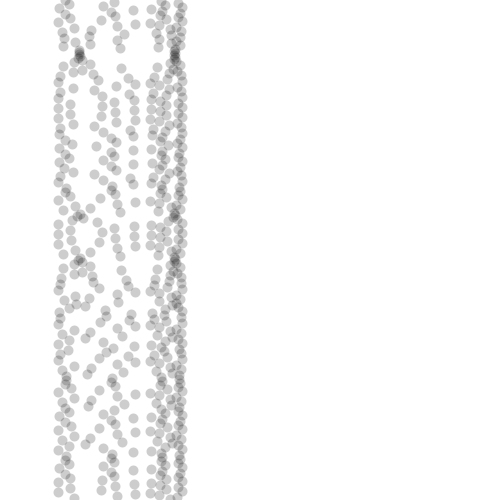
Frame 1 (no input)
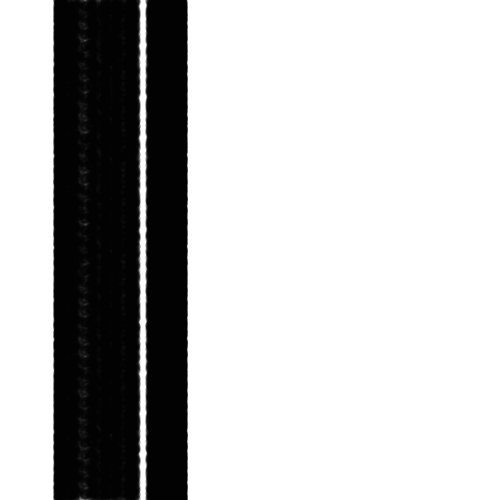
Frame 60 (the mouse pressed at the canvas centre just before this capture)
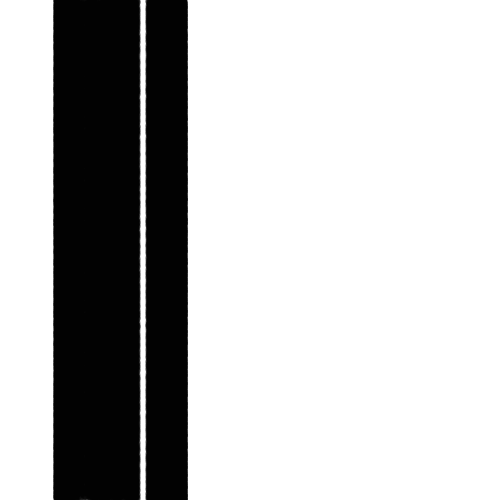
Frame 120 (the mouse held since frame 60 and released just before this capture)

The Processing sketch that drew these frames (run headless with seeded random() and noise(); from frame 60 on, the mouse is pressed at the canvas centre):

// Processing sketch: chaos02
// ── chaos02.pde
float x;
int i = 0;
float r = 3.65;

void setup()
{
  size(500, 500);
  background(255);
  frameRate(30);
  x = 0.1;
  stroke(0, 50);
  strokeWeight(10);
}

void draw()
{
  for(int i=0; i<500; i++) {
  x = r*x*(1-x);
  point(x*200,i);
  }
}
